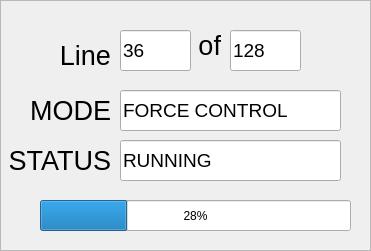
   <widget class="QFrame" name="frame_3">
    <property name="geometry">
     <rect>
      <x>760</x>
      <y>550</y>
      <width>371</width>
      <height>251</height>
     </rect>
    </property>
    <property name="frameShape">
     <enum>QFrame::StyledPanel</enum>
    </property>
    <property name="frameShadow">
     <enum>QFrame::Sunken</enum>
    </property>
    <widget class="QProgressBar" name="progressBar">
     <property name="enabled">
      <bool>true</bool>
     </property>
     <property name="geometry">
      <rect>
       <x>40</x>
       <y>200</y>
       <width>311</width>
       <height>31</height>
      </rect>
     </property>
     <property name="value">
      <number>28</number>
     </property>
     <property name="textVisible">
      <bool>true</bool>
     </property>
     <property name="invertedAppearance">
      <bool>false</bool>
     </property>
    </widget>
    <widget class="QLineEdit" name="lineEdit_2">
     <property name="enabled">
      <bool>true</bool>
     </property>
     <property name="geometry">
      <rect>
       <x>120</x>
       <y>90</y>
       <width>221</width>
       <height>41</height>
      </rect>
     </property>
     <property name="font">
      <font>
       <pointsize>14</pointsize>
      </font>
     </property>
     <property name="text">
      <string>FORCE CONTROL</string>
     </property>
     <property name="readOnly">
      <bool>true</bool>
     </property>
    </widget>
    <widget class="QLabel" name="label_49">
     <property name="geometry">
      <rect>
       <x>30</x>
       <y>90</y>
       <width>81</width>
       <height>41</height>
      </rect>
     </property>
     <property name="font">
      <font>
       <pointsize>20</pointsize>
       <weight>50</weight>
       <bold>false</bold>
      </font>
     </property>
     <property name="text">
      <string>MODE</string>
     </property>
     <property name="alignment">
      <set>Qt::AlignRight|Qt::AlignTrailing|Qt::AlignVCenter</set>
     </property>
    </widget>
    <widget class="QLabel" name="label_50">
     <property name="geometry">
      <rect>
       <x>30</x>
       <y>30</y>
       <width>81</width>
       <height>51</height>
      </rect>
     </property>
     <property name="font">
      <font>
       <pointsize>20</pointsize>
       <weight>50</weight>
       <bold>false</bold>
      </font>
     </property>
     <property name="text">
      <string>Line</string>
     </property>
     <property name="alignment">
      <set>Qt::AlignRight|Qt::AlignTrailing|Qt::AlignVCenter</set>
     </property>
    </widget>
    <widget class="QLineEdit" name="lineEdit_3">
     <property name="enabled">
      <bool>true</bool>
     </property>
     <property name="geometry">
      <rect>
       <x>120</x>
       <y>30</y>
       <width>71</width>
       <height>41</height>
      </rect>
     </property>
     <property name="font">
      <font>
       <pointsize>14</pointsize>
      </font>
     </property>
     <property name="text">
      <string>36</string>
     </property>
     <property name="readOnly">
      <bool>true</bool>
     </property>
    </widget>
    <widget class="QLabel" name="label_51">
     <property name="geometry">
      <rect>
       <x>170</x>
       <y>20</y>
       <width>51</width>
       <height>51</height>
      </rect>
     </property>
     <property name="font">
      <font>
       <pointsize>20</pointsize>
       <weight>50</weight>
       <bold>false</bold>
      </font>
     </property>
     <property name="text">
      <string>of</string>
     </property>
     <property name="alignment">
      <set>Qt::AlignRight|Qt::AlignTrailing|Qt::AlignVCenter</set>
     </property>
    </widget>
    <widget class="QLineEdit" name="lineEdit_4">
     <property name="enabled">
      <bool>true</bool>
     </property>
     <property name="geometry">
      <rect>
       <x>230</x>
       <y>30</y>
       <width>71</width>
       <height>41</height>
      </rect>
     </property>
     <property name="font">
      <font>
       <pointsize>14</pointsize>
      </font>
     </property>
     <property name="text">
      <string>128</string>
     </property>
     <property name="readOnly">
      <bool>true</bool>
     </property>
    </widget>
    <widget class="QLabel" name="label_52">
     <property name="geometry">
      <rect>
       <x>10</x>
       <y>140</y>
       <width>101</width>
       <height>41</height>
      </rect>
     </property>
     <property name="font">
      <font>
       <pointsize>20</pointsize>
       <weight>50</weight>
       <bold>false</bold>
      </font>
     </property>
     <property name="text">
      <string>STATUS</string>
     </property>
     <property name="alignment">
      <set>Qt::AlignRight|Qt::AlignTrailing|Qt::AlignVCenter</set>
     </property>
    </widget>
    <widget class="QLineEdit" name="lineEdit_5">
     <property name="enabled">
      <bool>true</bool>
     </property>
     <property name="geometry">
      <rect>
       <x>120</x>
       <y>140</y>
       <width>221</width>
       <height>41</height>
      </rect>
     </property>
     <property name="font">
      <font>
       <pointsize>14</pointsize>
      </font>
     </property>
     <property name="text">
      <string>RUNNING</string>
     </property>
     <property name="readOnly">
      <bool>true</bool>
     </property>
    </widget>
   </widget>
